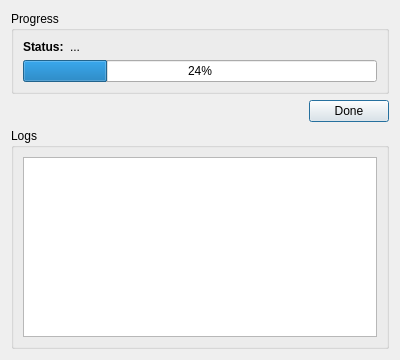
<?xml version="1.0" encoding="UTF-8"?>
<ui version="4.0">
 <class>LoadingDialog</class>
 <widget class="QDialog" name="LoadingDialog">
  <property name="geometry">
   <rect>
    <x>0</x>
    <y>0</y>
    <width>400</width>
    <height>360</height>
   </rect>
  </property>
  <property name="windowTitle">
   <string>Dialog</string>
  </property>
  <property name="layoutDirection">
   <enum>Qt::LeftToRight</enum>
  </property>
  <layout class="QVBoxLayout" name="verticalLayout_3">
   <item>
    <widget class="QGroupBox" name="groupBox_2">
     <property name="title">
      <string>Progress</string>
     </property>
     <layout class="QVBoxLayout" name="verticalLayout_2">
      <item>
       <widget class="QWidget" name="widget_2" native="true">
        <layout class="QHBoxLayout" name="horizontalLayout_2">
         <property name="leftMargin">
          <number>0</number>
         </property>
         <property name="topMargin">
          <number>0</number>
         </property>
         <property name="rightMargin">
          <number>0</number>
         </property>
         <property name="bottomMargin">
          <number>0</number>
         </property>
         <item>
          <widget class="QLabel" name="label">
           <property name="sizePolicy">
            <sizepolicy hsizetype="Fixed" vsizetype="Fixed">
             <horstretch>0</horstretch>
             <verstretch>0</verstretch>
            </sizepolicy>
           </property>
           <property name="font">
            <font>
             <bold>true</bold>
            </font>
           </property>
           <property name="text">
            <string>Status:</string>
           </property>
          </widget>
         </item>
         <item>
          <widget class="QLabel" name="status_txt">
           <property name="text">
            <string>...</string>
           </property>
          </widget>
         </item>
        </layout>
       </widget>
      </item>
      <item>
       <widget class="QProgressBar" name="progress_bar">
        <property name="value">
         <number>24</number>
        </property>
       </widget>
      </item>
     </layout>
    </widget>
   </item>
   <item>
    <widget class="QWidget" name="widget" native="true">
     <layout class="QHBoxLayout" name="horizontalLayout">
      <property name="leftMargin">
       <number>0</number>
      </property>
      <property name="topMargin">
       <number>0</number>
      </property>
      <property name="rightMargin">
       <number>0</number>
      </property>
      <property name="bottomMargin">
       <number>0</number>
      </property>
      <item>
       <spacer name="horizontalSpacer">
        <property name="orientation">
         <enum>Qt::Horizontal</enum>
        </property>
        <property name="sizeHint" stdset="0">
         <size>
          <width>293</width>
          <height>20</height>
         </size>
        </property>
       </spacer>
      </item>
      <item>
       <widget class="QPushButton" name="done_btn">
        <property name="sizePolicy">
         <sizepolicy hsizetype="Minimum" vsizetype="Fixed">
          <horstretch>0</horstretch>
          <verstretch>0</verstretch>
         </sizepolicy>
        </property>
        <property name="layoutDirection">
         <enum>Qt::LeftToRight</enum>
        </property>
        <property name="text">
         <string>Done</string>
        </property>
       </widget>
      </item>
     </layout>
    </widget>
   </item>
   <item>
    <widget class="QGroupBox" name="groupBox">
     <property name="title">
      <string>Logs</string>
     </property>
     <layout class="QVBoxLayout" name="verticalLayout">
      <item>
       <widget class="QTextEdit" name="log_txt"/>
      </item>
     </layout>
    </widget>
   </item>
  </layout>
 </widget>
 <resources/>
 <connections/>
</ui>
